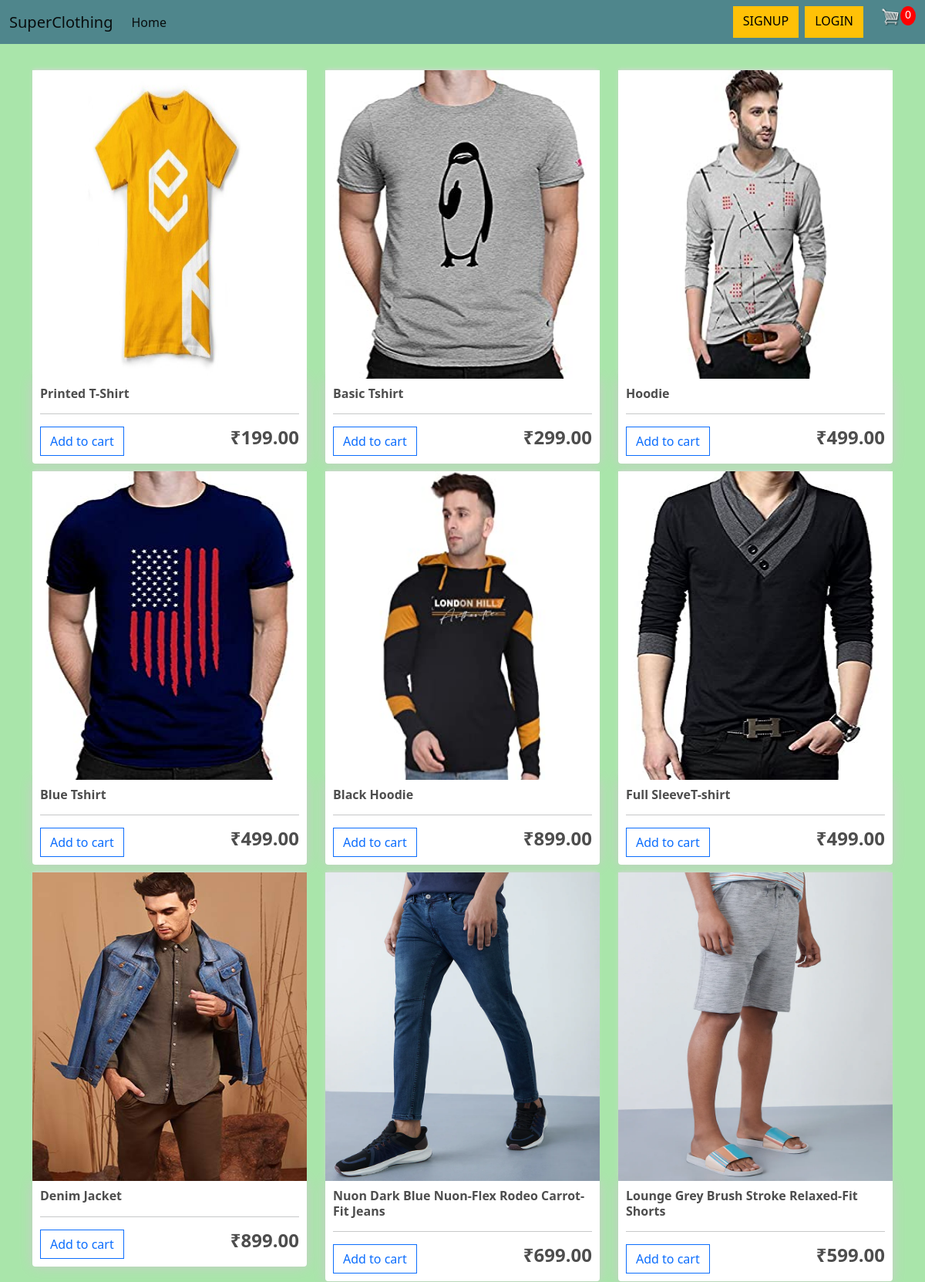
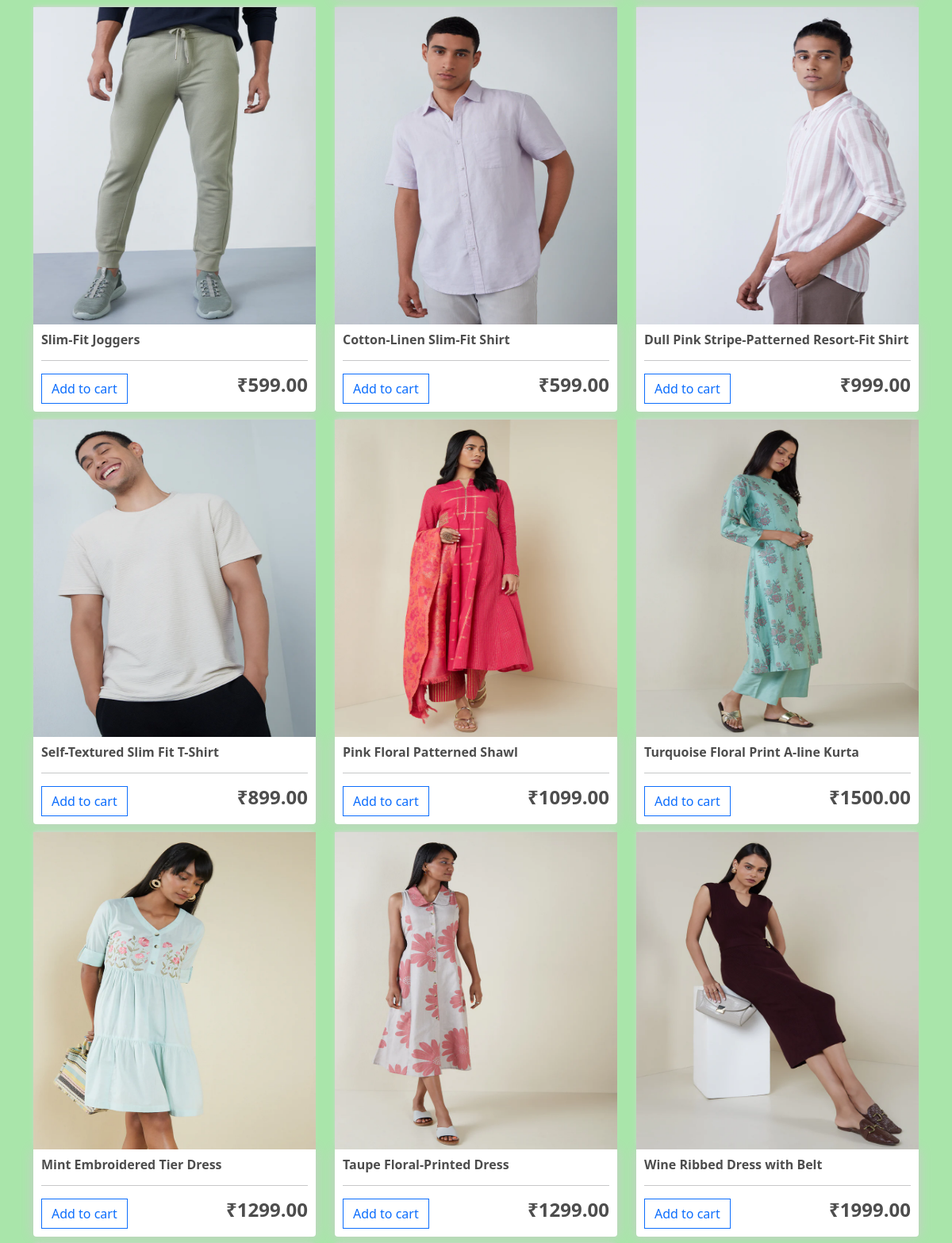
The page / (upper part) on the database its author committed (2 pictures, top to bottom).
### store/models.py (models this page shows, shortened)
class Product(models.Model):
    name = models.CharField(max_length=200,null=True)
    price = models.FloatField()
    digital = models.BooleanField(default=False,null=True,blank=True)
    image = models.ImageField(null=True,blank=True)
    @property
    def imageURL(self):
        try:
            url = self.image.url
        except:
            url = ''
        return url

### store/views.py (the view)
# urls.py: path('', include('store.urls')),
def store(request):
    data = cartData(request)
    cartItems = data['cartItems']
    products = Product.objects.all()
    context={'products':products,'cartItems':cartItems}
    return render(request,'store/store.html',context)

### store/utils.py (called while the page is built, shortened)
def cookieCart(request):
    try:
        cart = json.loads(request.COOKIES['cart'])
    except:
        cart = {}
    print('Cart:',cart)
    items = []
    order = {'get_cart_total':0,'get_cart_items':0,'shipping':False}
    cartItems = order['get_cart_items']
    return {'items':items,'order':order,'cartItems':cartItems}

def cartData(request):
    if request.user.is_authenticated:
        customer = request.user.customer
        order, created = Order.objects.get_or_create(customer=customer,complete=False)
        items = order.orderitem_set.all()
        cartItems = order.get_cart_items
    else:
        cookieData = cookieCart(request)
        cartItems = cookieData['cartItems']
        order = cookieData['order']
        items = cookieData['items']
    return {'items':items,'order':order,'cartItems':cartItems}

### store/templates/store/store.html
{% extends 'store/main.html' %}
{% load static %}
{% block content %}
    <div class="row">
        {% for product in products %}
        <div class="col-lg-4">
            <img class="thumbnail"src="{{product.imageURL}}">
            <div class="box-element product">
                <h6><strong>{{product.name}}</strong></h6>
                <hr>
                <button data-product={{product.id}} data-action="add" class="btn btn-outline-primary add-btn update-cart">Add to cart</button>
                <h4 style="display: inline-block; float: right"><strong>&#x20b9;{{product.price|floatformat:2}}</strong></h4>
            </div>
        </div>
        {% endfor %}
    </div>
{% endblock content %}

### store/templates/store/main.html (shortened to what this page needs)
<!DOCTYPE html>
{%load static %}
<html>
<head>
    <link href="https://cdn.jsdelivr.net/npm/bootstrap@5.2.2/dist/css/bootstrap.min.css" rel="stylesheet">
    <link rel="stylesheet" type="text/css" href="{% static 'css/main.css' %}">
</head>
<body>
    <nav class="navbar navbar-expand-lg bg-dark">
        <div class="container-fluid">
          <a class="navbar-brand" href="{% url 'store' %}">SuperClothing</a>
          <div class="collapse navbar-collapse" id="navbarNavDropdown">
            <ul class="navbar-nav me-auto mb-2 mb-lg-0">
              <li class="nav-item">
                <a class="nav-link active" aria-current="page" href="{% url 'store' %}">Home</a>
              </li>
            </ul>
            <div class="d-flex">
              {% if user.is_authenticated %}
               <span id="hello-msg"class="text-uppercase">Hello,{{request.user}} </span>
                <span class="btn-group me-2">
                  <a href="{% url 'logout' %}" class="btn btn-warning">Logout</a>
                </span>
              {% else %}
                <div class="btn-group me-2">
                  <a href="{% url 'signup' %}"class="btn btn-warning">SIGNUP</a>
                </div>
                <div class="btn-group me-2">
                  <a href="{% url 'login' %}"class="btn btn-warning">LOGIN</a>
                </div>
              {%endif%}
                <a href="{% url 'cart' %}">
                    <img  id="cart-icon" src="{% static 'image/cart.png' %}">
                </a>
                <p id="cart-total">{{cartItems}}</p>
            </div>
          </div>
        </div>
      </nav>
    <div class="container">
        <br>
        {% block content %}
        {% endblock content %}
    </div>
</body>
</html>

### static/css/main.css (style rules this page uses)
body { background-color: hsl(121, 54%, 78%); }
h1,h2,h3,h4,h5,h6 { color:hsl(0, 0%, 30%); }
.box-element { box-shadow:hsl(0, 0%, 80%) 0 0 16px; background-color: #fff; border-radius: 4px; padding: 10px; }
.thumbnail { width: 100%; height: 400px; -webkit-box-shadow: -1px -3px 5px -2px rgba(214,214,214,1); -moz-box-shadow: -1px -3px 5px -2px rgba(214,214,214,1); box-shadow: -1px -3px 5px -2px rgba(214,214,214,1); }
.product { border-radius: 0 0 4px 4px; }
.bg-dark { background-color: #4f868c!important; }
#cart-icon { width:25px; display: inline-block; margin-left: 15px; }
#cart-total { display: block; text-align: center; color:#fff; background-color: red; width: 20px; height: 25px; border-radius: 50%; font-size: 14px; }
.col-lg-4, .col-lg-6, .col-lg-8, .col-lg-12,.col-lg-5 { margin-top: 10px; }
.btn { border-radius: 0; }

### rows shown on the page
Product: imageURL (picture), name "Printed T-Shirt", price "199.00"
Product: imageURL (picture), name "Basic Tshirt", price "299.00"
Product: imageURL (picture), name "Hoodie", price "499.00"
Product: imageURL (picture), name "Blue Tshirt", price "499.00"
Product: imageURL (picture), name "Black Hoodie", price "899.00"
Product: imageURL (picture), name "Full SleeveT-shirt", price "499.00"
Product: imageURL (picture), name "Denim Jacket", price "899.00"
Product: imageURL (picture), name "Nuon Dark Blue Nuon-Flex Rodeo Carrot-Fit Jeans", price "699.00"
Product: imageURL (picture), name "Lounge Grey Brush Stroke Relaxed-Fit Shorts", price "599.00"
Product: imageURL (picture), name "Slim-Fit Joggers", price "599.00"
Product: imageURL (picture), name "Cotton-Linen Slim-Fit Shirt", price "599.00"
Product: imageURL (picture), name "Dull Pink Stripe-Patterned Resort-Fit Shirt", price "999.00"
Product: imageURL (picture), name "Self-Textured Slim Fit T-Shirt", price "899.00"
Product: imageURL (picture), name "Pink Floral Patterned Shawl", price "1099.00"
Product: imageURL (picture), name "Turquoise Floral Print A-line Kurta", price "1500.00"
Product: imageURL (picture), name "Mint Embroidered Tier Dress", price "1299.00"
Product: imageURL (picture), name "Taupe Floral-Printed Dress", price "1299.00"
Product: imageURL (picture), name "Wine Ribbed Dress with Belt", price "1999.00"

### other values the page prints
{{ cartItems }} "0"
